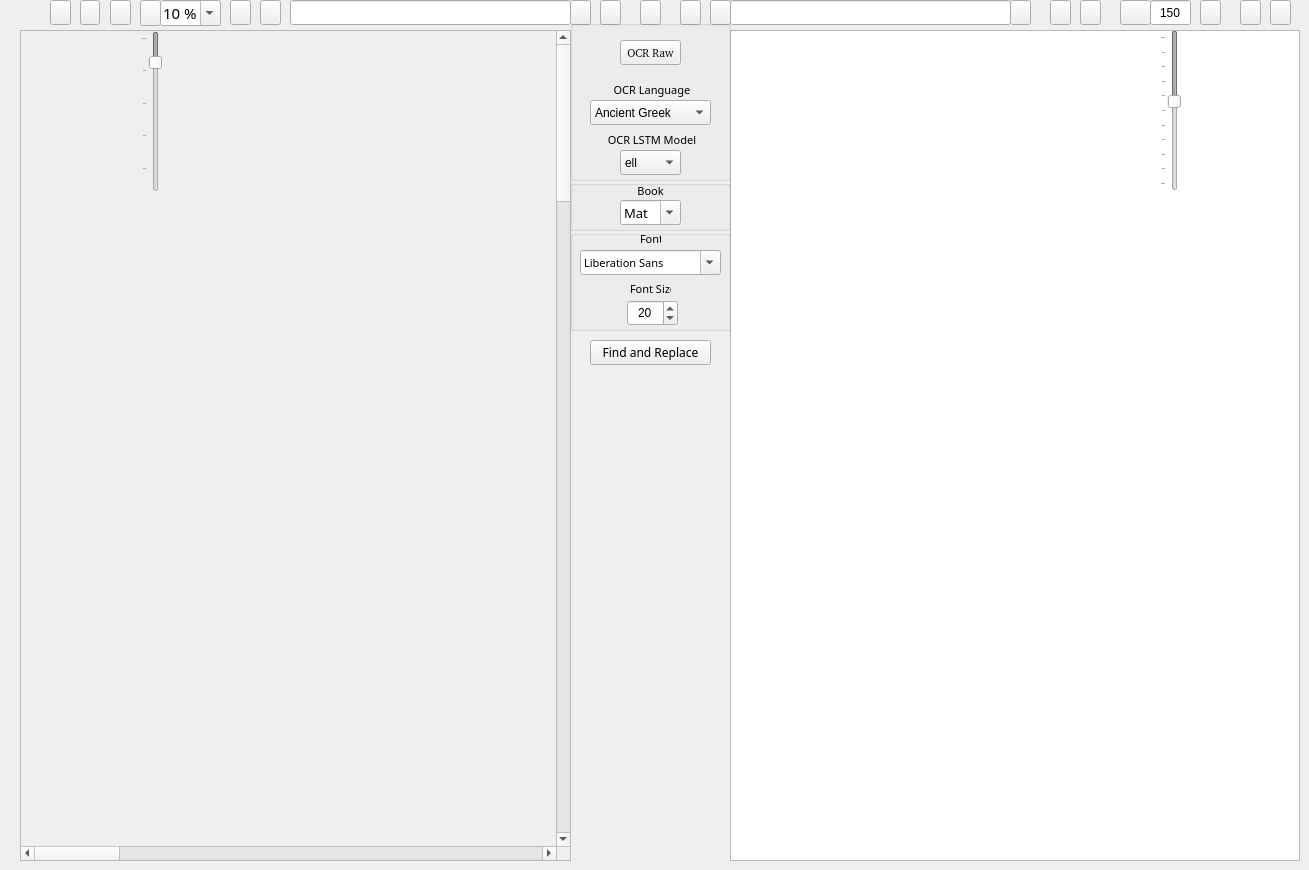
  <widget class="QWidget" name="centralwidget">
   <widget class="QScrollArea" name="ImagescrollArea">
    <property name="geometry">
     <rect>
      <x>20</x>
      <y>30</y>
      <width>551</width>
      <height>831</height>
     </rect>
    </property>
    <property name="sizePolicy">
     <sizepolicy hsizetype="Preferred" vsizetype="Preferred">
      <horstretch>0</horstretch>
      <verstretch>0</verstretch>
     </sizepolicy>
    </property>
    <property name="minimumSize">
     <size>
      <width>501</width>
      <height>600</height>
     </size>
    </property>
    <property name="widgetResizable">
     <bool>true</bool>
    </property>
    <property name="alignment">
     <set>Qt::AlignLeading|Qt::AlignLeft|Qt::AlignTop</set>
    </property>
    <widget class="QWidget" name="ImagescrollAreaWidgetContents">
     <property name="geometry">
      <rect>
       <x>0</x>
       <y>0</y>
       <width>3200</width>
       <height>4800</height>
      </rect>
     </property>
     <property name="sizePolicy">
      <sizepolicy hsizetype="Minimum" vsizetype="Minimum">
       <horstretch>0</horstretch>
       <verstretch>0</verstretch>
      </sizepolicy>
     </property>
     <property name="minimumSize">
      <size>
       <width>3200</width>
       <height>4800</height>
      </size>
     </property>
     <property name="sizeIncrement">
      <size>
       <width>0</width>
       <height>0</height>
      </size>
     </property>
     <property name="baseSize">
      <size>
       <width>520</width>
       <height>700</height>
      </size>
     </property>
     <widget class="QLabel" name="Image">
      <property name="geometry">
       <rect>
        <x>0</x>
        <y>2</y>
        <width>6800</width>
        <height>9600</height>
       </rect>
      </property>
      <property name="sizePolicy">
       <sizepolicy hsizetype="Expanding" vsizetype="Expanding">
        <horstretch>0</horstretch>
        <verstretch>0</verstretch>
       </sizepolicy>
      </property>
      <property name="minimumSize">
       <size>
        <width>3400</width>
        <height>4800</height>
       </size>
      </property>
      <property name="baseSize">
       <size>
        <width>520</width>
        <height>700</height>
       </size>
      </property>
      <property name="text">
       <string/>
      </property>
      <property name="scaledContents">
       <bool>false</bool>
      </property>
      <property name="alignment">
       <set>Qt::AlignLeading|Qt::AlignLeft|Qt::AlignTop</set>
      </property>
     </widget>
     <widget class="QSlider" name="Zoomslider">
      <property name="enabled">
       <bool>false</bool>
      </property>
      <property name="geometry">
       <rect>
        <x>120</x>
        <y>0</y>
        <width>21</width>
        <height>161</height>
       </rect>
      </property>
      <property name="toolTip">
       <string>Set current text line spacing</string>
      </property>
      <property name="minimum">
       <number>10</number>
      </property>
      <property name="maximum">
       <number>100</number>
      </property>
      <property name="singleStep">
       <number>1</number>
      </property>
      <property name="pageStep">
       <number>20</number>
      </property>
      <property name="value">
       <number>25</number>
      </property>
      <property name="sliderPosition">
       <number>25</number>
      </property>
      <property name="orientation">
       <enum>Qt::Vertical</enum>
      </property>
      <property name="invertedAppearance">
       <bool>true</bool>
      </property>
      <property name="tickPosition">
       <enum>QSlider::TicksAbove</enum>
      </property>
     </widget>
    </widget>
   </widget>
   <widget class="QLineEdit" name="ImageLE">
    <property name="geometry">
     <rect>
      <x>290</x>
      <y>0</y>
      <width>281</width>
      <height>25</height>
     </rect>
    </property>
    <property name="toolTip">
     <string>Current image name</string>
    </property>
   </widget>
   <widget class="QPushButton" name="EditCorrectedTextbutton">
    <property name="geometry">
     <rect>
      <x>1010</x>
      <y>0</y>
      <width>21</width>
      <height>25</height>
     </rect>
    </property>
    <property name="font">
     <font>
      <family>FROMVS [MAXR]</family>
      <pointsize>8</pointsize>
      <weight>50</weight>
      <italic>false</italic>
      <bold>false</bold>
     </font>
    </property>
    <property name="toolTip">
     <string>Open current text(.txt,.csv) file</string>
    </property>
    <property name="text">
     <string/>
    </property>
    <property name="icon">
     <iconset resource="../../ViewController/0-MainUI/helpers/UI_Icons.qrc">
      <normaloff>:/Icons/Icons/BiblionExplorer.png</normaloff>:/Icons/Icons/BiblionExplorer.png</iconset>
    </property>
   </widget>
   <widget class="QPushButton" name="SaveAsOCRCorrTextbutton">
    <property name="geometry">
     <rect>
      <x>1240</x>
      <y>0</y>
      <width>21</width>
      <height>25</height>
     </rect>
    </property>
    <property name="font">
     <font>
      <family>FROMVS [MAXR]</family>
      <pointsize>8</pointsize>
      <weight>50</weight>
      <italic>false</italic>
      <bold>false</bold>
     </font>
    </property>
    <property name="toolTip">
     <string>Save current text file as...</string>
    </property>
    <property name="text">
     <string/>
    </property>
    <property name="icon">
     <iconset resource="../../ViewController/0-MainUI/helpers/UI_Icons.qrc">
      <normaloff>:/Icons/Icons/disk-rename.png</normaloff>:/Icons/Icons/disk-rename.png</iconset>
    </property>
   </widget>
   <widget class="QPushButton" name="SaveOCRCorrTextbutton">
    <property name="geometry">
     <rect>
      <x>1270</x>
      <y>0</y>
      <width>21</width>
      <height>25</height>
     </rect>
    </property>
    <property name="font">
     <font>
      <family>FROMVS [MAXR]</family>
      <pointsize>8</pointsize>
      <weight>50</weight>
      <italic>false</italic>
      <bold>false</bold>
     </font>
    </property>
    <property name="toolTip">
     <string>Overwrite current text file</string>
    </property>
    <property name="text">
     <string/>
    </property>
    <property name="icon">
     <iconset resource="../../ViewController/0-MainUI/helpers/UI_Icons.qrc">
      <normaloff>:/Icons/Icons/disk.png</normaloff>:/Icons/Icons/disk.png</iconset>
    </property>
   </widget>
   <widget class="QTextEdit" name="OCRText">
    <property name="geometry">
     <rect>
      <x>730</x>
      <y>30</y>
      <width>570</width>
      <height>831</height>
     </rect>
    </property>
    <property name="minimumSize">
     <size>
      <width>540</width>
      <height>600</height>
     </size>
    </property>
    <property name="font">
     <font>
      <family>FROMVS</family>
      <pointsize>8</pointsize>
      <weight>50</weight>
      <italic>false</italic>
      <bold>false</bold>
     </font>
    </property>
   </widget>
   <widget class="QPushButton" name="reloadTextbutton">
    <property name="geometry">
     <rect>
      <x>710</x>
      <y>0</y>
      <width>21</width>
      <height>25</height>
     </rect>
    </property>
    <property name="toolTip">
     <string>Reload current text</string>
    </property>
    <property name="text">
     <string/>
    </property>
    <property name="icon">
     <iconset resource="../../ViewController/0-MainUI/helpers/UI_Icons.qrc">
      <normaloff>:/Icons/Icons/reload-text.png</normaloff>:/Icons/Icons/reload-text.png</iconset>
    </property>
   </widget>
   <widget class="QPushButton" name="reloadImagebutton">
    <property name="geometry">
     <rect>
      <x>570</x>
      <y>0</y>
      <width>21</width>
      <height>25</height>
     </rect>
    </property>
    <property name="toolTip">
     <string>Reload current image</string>
    </property>
    <property name="text">
     <string/>
    </property>
    <property name="icon">
     <iconset resource="../../ViewController/0-MainUI/helpers/UI_Icons.qrc">
      <normaloff>:/Icons/Icons/reload.png</normaloff>:/Icons/Icons/reload.png</iconset>
    </property>
   </widget>
   <widget class="QPushButton" name="PrevImgButton">
    <property name="geometry">
     <rect>
      <x>230</x>
      <y>0</y>
      <width>21</width>
      <height>25</height>
     </rect>
    </property>
    <property name="toolTip">
     <string>Previous current image - !pair independent</string>
    </property>
    <property name="text">
     <string/>
    </property>
    <property name="icon">
     <iconset resource="../../ViewController/0-MainUI/helpers/UI_Icons.qrc">
      <normaloff>:/Icons/Icons/back_image.png</normaloff>:/Icons/Icons/back_image.png</iconset>
    </property>
   </widget>
   <widget class="QPushButton" name="NextImgButton">
    <property name="geometry">
     <rect>
      <x>260</x>
      <y>0</y>
      <width>21</width>
      <height>25</height>
     </rect>
    </property>
    <property name="toolTip">
     <string>Next current image - !pair independent</string>
    </property>
    <property name="text">
     <string/>
    </property>
    <property name="icon">
     <iconset resource="../../ViewController/0-MainUI/helpers/UI_Icons.qrc">
      <normaloff>:/Icons/Icons/forward_image.png</normaloff>:/Icons/Icons/forward_image.png</iconset>
    </property>
   </widget>
   <widget class="QPushButton" name="PrevTxtButton">
    <property name="geometry">
     <rect>
      <x>1050</x>
      <y>0</y>
      <width>21</width>
      <height>25</height>
     </rect>
    </property>
    <property name="toolTip">
     <string>Previous current text - !pair independent</string>
    </property>
    <property name="text">
     <string/>
    </property>
    <property name="icon">
     <iconset resource="../../ViewController/0-MainUI/helpers/UI_Icons.qrc">
      <normaloff>:/Icons/Icons/back_text.png</normaloff>:/Icons/Icons/back_text.png</iconset>
    </property>
   </widget>
   <widget class="QPushButton" name="NextTxtButton">
    <property name="geometry">
     <rect>
      <x>1080</x>
      <y>0</y>
      <width>21</width>
      <height>25</height>
     </rect>
    </property>
    <property name="toolTip">
     <string>Next current text - !pair independent</string>
    </property>
    <property name="text">
     <string/>
    </property>
    <property name="icon">
     <iconset resource="../../ViewController/0-MainUI/helpers/UI_Icons.qrc">
      <normaloff>:/Icons/Icons/forward_text.png</normaloff>:/Icons/Icons/forward_text.png</iconset>
    </property>
   </widget>
   <widget class="QPushButton" name="BothNextButton">
    <property name="geometry">
     <rect>
      <x>680</x>
      <y>0</y>
      <width>21</width>
      <height>25</height>
     </rect>
    </property>
    <property name="toolTip">
     <string>Next current image|text pair</string>
    </property>
    <property name="text">
     <string/>
    </property>
    <property name="icon">
     <iconset resource="../../ViewController/0-MainUI/helpers/UI_Icons.qrc">
      <normaloff>:/Icons/Icons/ui-button-navigation.png</normaloff>:/Icons/Icons/ui-button-navigation.png</iconset>
    </property>
   </widget>
   <widget class="QPushButton" name="BothPrevButton">
    <property name="geometry">
     <rect>
      <x>600</x>
      <y>0</y>
      <width>21</width>
      <height>25</height>
     </rect>
    </property>
    <property name="toolTip">
     <string>Previous current image|text pair</string>
    </property>
    <property name="text">
     <string/>
    </property>
    <property name="icon">
     <iconset resource="../../ViewController/0-MainUI/helpers/UI_Icons.qrc">
      <normaloff>:/Icons/Icons/ui-button-navigation-back.png</normaloff>:/Icons/Icons/ui-button-navigation-back.png</iconset>
    </property>
   </widget>
   <widget class="QPushButton" name="BothLoadButton">
    <property name="enabled">
     <bool>true</bool>
    </property>
    <property name="geometry">
     <rect>
      <x>640</x>
      <y>0</y>
      <width>21</width>
      <height>25</height>
     </rect>
    </property>
    <property name="toolTip">
     <string>Load current image|text pair</string>
    </property>
    <property name="text">
     <string/>
    </property>
    <property name="icon">
     <iconset resource="../../ViewController/0-MainUI/helpers/UI_Icons.qrc">
      <normaloff>:/Icons/Icons/documents1.png</normaloff>:/Icons/Icons/documents1.png</iconset>
    </property>
   </widget>
   <widget class="QGroupBox" name="OCRgroupBox">
    <property name="geometry">
     <rect>
      <x>570</x>
      <y>20</y>
      <width>161</width>
      <height>161</height>
     </rect>
    </property>
    <property name="title">
     <string/>
    </property>
    <widget class="QComboBox" name="OCRlangComboBox">
     <property name="geometry">
      <rect>
       <x>20</x>
       <y>80</y>
       <width>121</width>
       <height>25</height>
      </rect>
     </property>
     <property name="toolTip">
      <string>Select OCR language</string>
     </property>
     <property name="locale">
      <locale language="English" country="UnitedStates"/>
     </property>
     <property name="editable">
      <bool>false</bool>
     </property>
     <item>
      <property name="text">
       <string>Ancient Greek</string>
      </property>
     </item>
     <item>
      <property name="text">
       <string>Middle Greek</string>
      </property>
     </item>
     <item>
      <property name="text">
       <string>Modern Greek</string>
      </property>
     </item>
     <item>
      <property name="text">
       <string>Hebrew</string>
      </property>
     </item>
     <item>
      <property name="text">
       <string>Latin</string>
      </property>
     </item>
    </widget>
    <widget class="QLabel" name="OCRlanglabel">
     <property name="geometry">
      <rect>
       <x>40</x>
       <y>60</y>
       <width>81</width>
       <height>20</height>
      </rect>
     </property>
     <property name="font">
      <font>
       <family>FROMVS</family>
       <pointsize>8</pointsize>
       <weight>50</weight>
       <italic>false</italic>
       <bold>false</bold>
      </font>
     </property>
     <property name="text">
      <string> OCR Language</string>
     </property>
     <property name="alignment">
      <set>Qt::AlignCenter</set>
     </property>
    </widget>
    <widget class="QLabel" name="OCRModellabel">
     <property name="geometry">
      <rect>
       <x>30</x>
       <y>110</y>
       <width>101</width>
       <height>20</height>
      </rect>
     </property>
     <property name="font">
      <font>
       <family>FROMVS</family>
       <pointsize>8</pointsize>
       <weight>50</weight>
       <italic>false</italic>
       <bold>false</bold>
      </font>
     </property>
     <property name="toolTip">
      <string>Select OCR LSTM model</string>
     </property>
     <property name="text">
      <string> OCR LSTM Model</string>
     </property>
     <property name="alignment">
      <set>Qt::AlignCenter</set>
     </property>
    </widget>
    <widget class="QComboBox" name="OCRModelComboBox">
     <property name="geometry">
      <rect>
       <x>50</x>
       <y>130</y>
       <width>61</width>
       <height>25</height>
      </rect>
     </property>
     <property name="toolTip">
      <string>Select OCR language model</string>
     </property>
     <property name="locale">
      <locale language="English" country="UnitedStates"/>
     </property>
     <property name="editable">
      <bool>false</bool>
     </property>
     <item>
      <property name="text">
       <string>ell</string>
      </property>
     </item>
     <item>
      <property name="text">
       <string>grc</string>
      </property>
     </item>
     <item>
      <property name="text">
       <string>feg</string>
      </property>
     </item>
     <item>
      <property name="text">
       <string>heb</string>
      </property>
     </item>
     <item>
      <property name="text">
       <string>feh</string>
      </property>
     </item>
     <item>
      <property name="text">
       <string>lat</string>
      </property>
     </item>
     <item>
      <property name="text">
       <string>fel</string>
      </property>
     </item>
    </widget>
    <widget class="QPushButton" name="OCRbutton">
     <property name="geometry">
      <rect>
       <x>50</x>
       <y>20</y>
       <width>61</width>
       <height>25</height>
      </rect>
     </property>
     <property name="font">
      <font>
       <family>FROMVS [MAXR]</family>
       <pointsize>8</pointsize>
       <weight>50</weight>
       <italic>false</italic>
       <bold>false</bold>
      </font>
     </property>
     <property name="toolTip">
      <string>OCR current image</string>
     </property>
     <property name="text">
      <string>OCR Raw</string>
     </property>
     <property name="icon">
      <iconset resource="../../ViewController/0-MainUI/helpers/UI_Icons.qrc">
       <normaloff>:/Icons/Icons/ocr3.png</normaloff>:/Icons/Icons/ocr3.png</iconset>
     </property>
    </widget>
   </widget>
   <widget class="QLineEdit" name="TextLE">
    <property name="geometry">
     <rect>
      <x>730</x>
      <y>0</y>
      <width>281</width>
      <height>25</height>
     </rect>
    </property>
   </widget>
   <widget class="QGroupBox" name="SessiongroupBox">
    <property name="geometry">
     <rect>
      <x>570</x>
      <y>180</y>
      <width>161</width>
      <height>51</height>
     </rect>
    </property>
    <property name="title">
     <string/>
    </property>
    <widget class="QLabel" name="booklabel">
     <property name="geometry">
      <rect>
       <x>50</x>
       <y>0</y>
       <width>61</width>
       <height>21</height>
      </rect>
     </property>
     <property name="font">
      <font>
       <family>FROMVS</family>
       <pointsize>8</pointsize>
       <weight>50</weight>
       <italic>false</italic>
       <bold>false</bold>
      </font>
     </property>
     <property name="text">
      <string>Book</string>
     </property>
     <property name="alignment">
      <set>Qt::AlignCenter</set>
     </property>
    </widget>
    <widget class="QComboBox" name="bookComboBox">
     <property name="geometry">
      <rect>
       <x>50</x>
       <y>20</y>
       <width>61</width>
       <height>25</height>
      </rect>
     </property>
     <property name="font">
      <font>
       <family>FROMVS</family>
       <pointsize>10</pointsize>
       <weight>50</weight>
       <italic>false</italic>
       <bold>false</bold>
      </font>
     </property>
     <property name="toolTip">
      <string>Bible book current image|text directory</string>
     </property>
     <property name="editable">
      <bool>true</bool>
     </property>
     <item>
      <property name="text">
       <string>Mat</string>
      </property>
     </item>
     <item>
      <property name="text">
       <string>Mar</string>
      </property>
     </item>
     <item>
      <property name="text">
       <string>Luk</string>
      </property>
     </item>
     <item>
      <property name="text">
       <string>Joh</string>
      </property>
     </item>
     <item>
      <property name="text">
       <string>Act</string>
      </property>
     </item>
     <item>
      <property name="text">
       <string>Rom</string>
      </property>
     </item>
     <item>
      <property name="text">
       <string>1Co</string>
      </property>
     </item>
     <item>
      <property name="text">
       <string>2Co</string>
      </property>
     </item>
     <item>
      <property name="text">
       <string>Gal</string>
      </property>
     </item>
     <item>
      <property name="text">
       <string>Eph</string>
      </property>
     </item>
     <item>
      <property name="text">
       <string>Php</string>
      </property>
     </item>
     <item>
      <property name="text">
       <string>Col</string>
      </property>
     </item>
     <item>
      <property name="text">
       <string>1Th</string>
      </property>
     </item>
     <item>
      <property name="text">
       <string>2Th</string>
      </property>
     </item>
     <item>
      <property name="text">
       <string>1Ti</string>
      </property>
     </item>
     <item>
      <property name="text">
       <string>2Ti</string>
      </property>
     </item>
     <item>
      <property name="text">
       <string>Tit</string>
      </property>
     </item>
     <item>
      <property name="text">
       <string>Phm</string>
      </property>
     </item>
     <item>
      <property name="text">
       <string>Heb</string>
      </property>
     </item>
     <item>
      <property name="text">
       <string>Jas</string>
      </property>
     </item>
     <item>
      <property name="text">
       <string>1Pe</string>
      </property>
     </item>
     <item>
      <property name="text">
       <string>2Pe</string>
      </property>
     </item>
     <item>
      <property name="text">
       <string>1Jn</string>
      </property>
     </item>
     <item>
      <property name="text">
       <string>2Jn</string>
      </property>
     </item>
     <item>
      <property name="text">
       <string>3Jn</string>
      </property>
     </item>
     <item>
      <property name="text">
       <string>Jud</string>
      </property>
     </item>
     <item>
      <property name="text">
       <string>Rev</string>
      </property>
     </item>
    </widget>
   </widget>
   <widget class="QGroupBox" name="TextgroupBox">
    <property name="geometry">
     <rect>
      <x>570</x>
      <y>230</y>
      <width>161</width>
      <height>101</height>
     </rect>
    </property>
    <property name="title">
     <string/>
    </property>
    <widget class="QLabel" name="fontlabel">
     <property name="geometry">
      <rect>
       <x>70</x>
       <y>0</y>
       <width>21</width>
       <height>17</height>
      </rect>
     </property>
     <property name="font">
      <font>
       <family>FROMVS</family>
       <pointsize>8</pointsize>
       <weight>50</weight>
       <italic>false</italic>
       <bold>false</bold>
      </font>
     </property>
     <property name="text">
      <string>Font</string>
     </property>
    </widget>
    <widget class="QLabel" name="fontSizelabel">
     <property name="geometry">
      <rect>
       <x>60</x>
       <y>50</y>
       <width>41</width>
       <height>17</height>
      </rect>
     </property>
     <property name="font">
      <font>
       <family>FROMVS</family>
       <pointsize>8</pointsize>
       <weight>50</weight>
       <italic>false</italic>
       <bold>false</bold>
      </font>
     </property>
     <property name="text">
      <string>Font Size</string>
     </property>
    </widget>
    <widget class="QSpinBox" name="fontSizeBox">
     <property name="geometry">
      <rect>
       <x>57</x>
       <y>70</y>
       <width>51</width>
       <height>26</height>
      </rect>
     </property>
     <property name="toolTip">
      <string>Select font size</string>
     </property>
     <property name="alignment">
      <set>Qt::AlignCenter</set>
     </property>
     <property name="minimum">
      <number>6</number>
     </property>
     <property name="maximum">
      <number>30</number>
     </property>
     <property name="value">
      <number>20</number>
     </property>
    </widget>
    <widget class="QFontComboBox" name="fontComboBox">
     <property name="geometry">
      <rect>
       <x>10</x>
       <y>20</y>
       <width>141</width>
       <height>25</height>
      </rect>
     </property>
     <property name="font">
      <font>
       <family>FROMVS</family>
       <pointsize>8</pointsize>
       <weight>50</weight>
       <italic>false</italic>
       <bold>false</bold>
      </font>
     </property>
     <property name="toolTip">
      <string>Select font</string>
     </property>
    </widget>
   </widget>
   <widget class="QComboBox" name="ZoomComboBox">
    <property name="geometry">
     <rect>
      <x>160</x>
      <y>0</y>
      <width>61</width>
      <height>26</height>
     </rect>
    </property>
    <property name="sizePolicy">
     <sizepolicy hsizetype="Preferred" vsizetype="Preferred">
      <horstretch>0</horstretch>
      <verstretch>0</verstretch>
     </sizepolicy>
    </property>
    <property name="font">
     <font>
      <family>FROMVS</family>
      <pointsize>11</pointsize>
      <weight>50</weight>
      <italic>false</italic>
      <bold>false</bold>
     </font>
    </property>
    <property name="toolTip">
     <string>Select current image zoom</string>
    </property>
    <property name="inputMethodHints">
     <set>Qt::ImhNone</set>
    </property>
    <property name="editable">
     <bool>true</bool>
    </property>
    <property name="currentText">
     <string>10 %</string>
    </property>
    <property name="insertPolicy">
     <enum>QComboBox::NoInsert</enum>
    </property>
    <item>
     <property name="text">
      <string>10 %</string>
     </property>
    </item>
    <item>
     <property name="text">
      <string>25 %</string>
     </property>
    </item>
    <item>
     <property name="text">
      <string>50 %</string>
     </property>
    </item>
    <item>
     <property name="text">
      <string>100 %</string>
     </property>
    </item>
    <item>
     <property name="text">
      <string>200 %</string>
     </property>
    </item>
   </widget>
   <widget class="QPushButton" name="Zoombutton">
    <property name="enabled">
     <bool>true</bool>
    </property>
    <property name="geometry">
     <rect>
      <x>140</x>
      <y>0</y>
      <width>21</width>
      <height>26</height>
     </rect>
    </property>
    <property name="font">
     <font>
      <family>FROMVS</family>
      <pointsize>8</pointsize>
      <weight>50</weight>
      <italic>false</italic>
      <bold>false</bold>
     </font>
    </property>
    <property name="toolTip">
     <string>Zoom decorator</string>
    </property>
    <property name="text">
     <string/>
    </property>
    <property name="icon">
     <iconset resource="../../ViewController/0-MainUI/helpers/UI_Icons.qrc">
      <normaloff>:/Icons/Icons/image-resize1.png</normaloff>:/Icons/Icons/image-resize1.png</iconset>
    </property>
   </widget>
   <widget class="QSlider" name="LHslider">
    <property name="enabled">
     <bool>false</bool>
    </property>
    <property name="geometry">
     <rect>
      <x>1160</x>
      <y>30</y>
      <width>21</width>
      <height>161</height>
     </rect>
    </property>
    <property name="toolTip">
     <string>Set current text line spacing</string>
    </property>
    <property name="minimum">
     <number>100</number>
    </property>
    <property name="maximum">
     <number>200</number>
    </property>
    <property name="singleStep">
     <number>2</number>
    </property>
    <property name="pageStep">
     <number>10</number>
    </property>
    <property name="value">
     <number>144</number>
    </property>
    <property name="sliderPosition">
     <number>144</number>
    </property>
    <property name="orientation">
     <enum>Qt::Vertical</enum>
    </property>
    <property name="invertedAppearance">
     <bool>true</bool>
    </property>
    <property name="tickPosition">
     <enum>QSlider::TicksAbove</enum>
    </property>
   </widget>
   <widget class="QLineEdit" name="LHlineEdit">
    <property name="geometry">
     <rect>
      <x>1150</x>
      <y>0</y>
      <width>41</width>
      <height>25</height>
     </rect>
    </property>
    <property name="toolTip">
     <string>Current text line spacing</string>
    </property>
    <property name="text">
     <string>150</string>
    </property>
    <property name="maxLength">
     <number>32767</number>
    </property>
    <property name="alignment">
     <set>Qt::AlignCenter</set>
    </property>
    <property name="placeholderText">
     <string>150</string>
    </property>
    <property name="clearButtonEnabled">
     <bool>false</bool>
    </property>
   </widget>
   <widget class="QPushButton" name="LHDialogtbutton">
    <property name="enabled">
     <bool>true</bool>
    </property>
    <property name="geometry">
     <rect>
      <x>1120</x>
      <y>0</y>
      <width>31</width>
      <height>25</height>
     </rect>
    </property>
    <property name="font">
     <font>
      <family>FROMVS [MAXR]</family>
      <pointsize>8</pointsize>
      <weight>50</weight>
      <italic>false</italic>
      <bold>false</bold>
     </font>
    </property>
    <property name="toolTip">
     <string>Enable line spacing slider</string>
    </property>
    <property name="text">
     <string/>
    </property>
    <property name="icon">
     <iconset resource="../../ViewController/0-MainUI/helpers/UI_Icons.qrc">
      <normaloff>:/Icons/Icons/edit-line-spacing.png</normaloff>:/Icons/Icons/edit-line-spacing.png</iconset>
    </property>
   </widget>
   <widget class="QPushButton" name="MyWriterbutton">
    <property name="geometry">
     <rect>
      <x>1200</x>
      <y>0</y>
      <width>21</width>
      <height>25</height>
     </rect>
    </property>
    <property name="toolTip">
     <string>Edit current text(.txt) file with OpenOffice Writer</string>
    </property>
    <property name="text">
     <string/>
    </property>
    <property name="icon">
     <iconset resource="../../ViewController/0-MainUI/helpers/UI_Icons.qrc">
      <normaloff>:/Icons/Icons/BiblionWriter.png</normaloff>:/Icons/Icons/BiblionWriter.png</iconset>
    </property>
   </widget>
   <widget class="QPushButton" name="FindReplacebutton">
    <property name="geometry">
     <rect>
      <x>590</x>
      <y>340</y>
      <width>121</width>
      <height>25</height>
     </rect>
    </property>
    <property name="font">
     <font>
      <family>FROMVS</family>
      <pointsize>9</pointsize>
      <weight>50</weight>
      <italic>false</italic>
      <bold>false</bold>
     </font>
    </property>
    <property name="text">
     <string>Find and Replace</string>
    </property>
    <property name="icon">
     <iconset resource="../../ViewController/0-MainUI/helpers/UI_Icons.qrc">
      <normaloff>:/Icons/Icons/search.png</normaloff>:/Icons/Icons/search.png</iconset>
    </property>
   </widget>
   <widget class="QPushButton" name="imageScannerbutton">
    <property name="geometry">
     <rect>
      <x>80</x>
      <y>0</y>
      <width>20</width>
      <height>25</height>
     </rect>
    </property>
    <property name="toolTip">
     <string>Scan image</string>
    </property>
    <property name="text">
     <string/>
    </property>
    <property name="icon">
     <iconset resource="../../ViewController/0-MainUI/helpers/UI_Icons.qrc">
      <normaloff>:/Icons/Icons/scanner.png</normaloff>:/Icons/Icons/scanner.png</iconset>
    </property>
   </widget>
   <widget class="QPushButton" name="OpenImageFilebutton">
    <property name="geometry">
     <rect>
      <x>50</x>
      <y>0</y>
      <width>21</width>
      <height>25</height>
     </rect>
    </property>
    <property name="font">
     <font>
      <family>FROMVS [MAXR]</family>
      <pointsize>8</pointsize>
      <weight>50</weight>
      <italic>false</italic>
      <bold>false</bold>
     </font>
    </property>
    <property name="toolTip">
     <string>Open current image</string>
    </property>
    <property name="text">
     <string/>
    </property>
    <property name="icon">
     <iconset resource="../../ViewController/0-MainUI/helpers/UI_Icons.qrc">
      <normaloff>:/Icons/Icons/folder-open-image.png</normaloff>:/Icons/Icons/folder-open-image.png</iconset>
    </property>
   </widget>
   <widget class="QPushButton" name="MyPixlerbutton">
    <property name="geometry">
     <rect>
      <x>110</x>
      <y>0</y>
      <width>21</width>
      <height>25</height>
     </rect>
    </property>
    <property name="toolTip">
     <string>Edit images with Pixer</string>
    </property>
    <property name="text">
     <string/>
    </property>
    <property name="icon">
     <iconset resource="../../ViewController/0-MainUI/helpers/UI_Icons.qrc">
      <normaloff>:/Icons/Icons/BiblionPixler1.png</normaloff>:/Icons/Icons/BiblionPixler1.png</iconset>
    </property>
   </widget>
  </widget>
